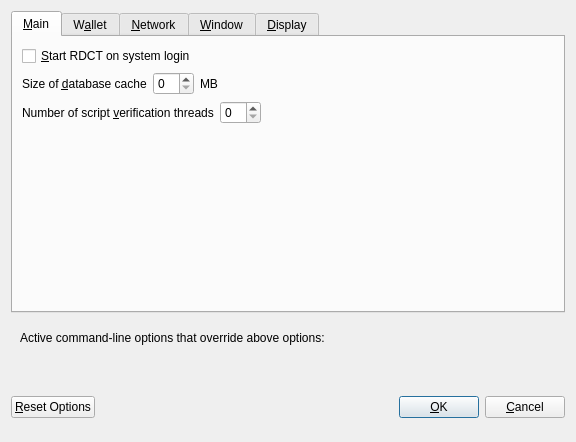
<?xml version="1.0" encoding="UTF-8"?>
<ui version="4.0">
 <class>OptionsDialog</class>
 <widget class="QDialog" name="OptionsDialog">
  <property name="geometry">
   <rect>
    <x>0</x>
    <y>0</y>
    <width>576</width>
    <height>442</height>
   </rect>
  </property>
  <property name="windowTitle">
   <string>Options</string>
  </property>
  <property name="modal">
   <bool>true</bool>
  </property>
  <layout class="QVBoxLayout" name="verticalLayout">
   <item>
    <widget class="QTabWidget" name="tabWidget">
     <property name="currentIndex">
      <number>0</number>
     </property>
     <widget class="QWidget" name="tabMain">
      <attribute name="title">
       <string>&amp;Main</string>
      </attribute>
      <layout class="QVBoxLayout" name="verticalLayout_Main">
       <item>
        <widget class="QCheckBox" name="bitcoinAtStartup">
         <property name="toolTip">
          <string>Automatically start RDCT after logging in to the system.</string>
         </property>
         <property name="text">
          <string>&amp;Start RDCT on system login</string>
         </property>
        </widget>
       </item>
       <item>
        <layout class="QHBoxLayout" name="horizontalLayout_2_Main">
         <item>
          <widget class="QLabel" name="databaseCacheLabel">
           <property name="text">
            <string>Size of &amp;database cache</string>
           </property>
           <property name="textFormat">
            <enum>Qt::PlainText</enum>
           </property>
           <property name="buddy">
            <cstring>databaseCache</cstring>
           </property>
          </widget>
         </item>
         <item>
          <widget class="QSpinBox" name="databaseCache"/>
         </item>
         <item>
          <widget class="QLabel" name="databaseCacheUnitLabel">
           <property name="text">
            <string>MB</string>
           </property>
           <property name="textFormat">
            <enum>Qt::PlainText</enum>
           </property>
          </widget>
         </item>
         <item>
          <spacer name="horizontalSpacer_2_Main">
           <property name="orientation">
            <enum>Qt::Horizontal</enum>
           </property>
           <property name="sizeHint" stdset="0">
            <size>
             <width>40</width>
             <height>20</height>
            </size>
           </property>
          </spacer>
         </item>
        </layout>
       </item>
       <item>
        <layout class="QHBoxLayout" name="horizontalLayout_3_Main">
         <item>
          <widget class="QLabel" name="threadsScriptVerifLabel">
           <property name="text">
            <string>Number of script &amp;verification threads</string>
           </property>
           <property name="textFormat">
            <enum>Qt::PlainText</enum>
           </property>
           <property name="buddy">
            <cstring>threadsScriptVerif</cstring>
           </property>
          </widget>
         </item>
         <item>
          <widget class="QSpinBox" name="threadsScriptVerif">
           <property name="toolTip">
            <string>(0 = auto, &lt;0 = leave that many cores free)</string>
           </property>
          </widget>
         </item>
         <item>
          <spacer name="horizontalSpacer_3_Main">
           <property name="orientation">
            <enum>Qt::Horizontal</enum>
           </property>
           <property name="sizeHint" stdset="0">
            <size>
             <width>40</width>
             <height>20</height>
            </size>
           </property>
          </spacer>
         </item>
        </layout>
       </item>
       <item>
        <spacer name="verticalSpacer_2">
         <property name="orientation">
          <enum>Qt::Vertical</enum>
         </property>
         <property name="sizeHint" stdset="0">
          <size>
           <width>20</width>
           <height>40</height>
          </size>
         </property>
        </spacer>
       </item>
      </layout>
     </widget>
     <widget class="QWidget" name="tabWallet">
      <attribute name="title">
       <string>W&amp;allet</string>
      </attribute>
      <layout class="QVBoxLayout" name="verticalLayout_Wallet">
       <item>
        <layout class="QHBoxLayout" name="horizontalLayout_2_Wallet">
         <item>
          <widget class="QLabel" name="labelStakeSplitThresholdText">
           <property name="text">
            <string>Stake split threshold:</string>
           </property>
          </widget>
         </item>
         <item>
          <widget class="QSpinBox" name="spinBoxStakeSplitThreshold">
           <property name="minimum">
            <number>1</number>
           </property>
           <property name="maximum">
            <number>999999</number>
           </property>
          </widget>
         </item>
        </layout>
       </item>
       <item>
        <widget class="QGroupBox" name="groupBox">
         <property name="title">
          <string>Expert</string>
         </property>
         <layout class="QVBoxLayout" name="verticalLayout_2">
          <item>
           <widget class="QCheckBox" name="coinControlFeatures">
            <property name="toolTip">
             <string>Whether to show coin control features or not.</string>
            </property>
            <property name="text">
             <string>Enable coin &amp;control features</string>
            </property>
           </widget>
          </item>
          <item>
           <widget class="QCheckBox" name="showMasternodesTab">
            <property name="toolTip">
             <string>Show additional tab listing all your masternodes in first sub-tab&lt;br/&gt;and all masternodes on the network in second sub-tab.</string>
            </property>
            <property name="text">
             <string>Show Masternodes Tab</string>
            </property>
           </widget>
          </item>
          <item>
           <widget class="QCheckBox" name="spendZeroConfChange">
            <property name="toolTip">
             <string>If you disable the spending of unconfirmed change, the change from a transaction&lt;br/&gt;cannot be used until that transaction has at least one confirmation.&lt;br/&gt;This also affects how your balance is computed.</string>
            </property>
            <property name="text">
             <string>&amp;Spend unconfirmed change</string>
            </property>
           </widget>
          </item>
         </layout>
        </widget>
       </item>
       <item>
        <spacer name="verticalSpacer_Wallet">
         <property name="orientation">
          <enum>Qt::Vertical</enum>
         </property>
         <property name="sizeHint" stdset="0">
          <size>
           <width>20</width>
           <height>40</height>
          </size>
         </property>
        </spacer>
       </item>
      </layout>
     </widget>
     <widget class="QWidget" name="tabNetwork">
      <attribute name="title">
       <string>&amp;Network</string>
      </attribute>
      <layout class="QVBoxLayout" name="verticalLayout_Network">
       <item>
        <widget class="QCheckBox" name="mapPortUpnp">
         <property name="toolTip">
          <string>Automatically open the RDCT client port on the router. This only works when your router supports UPnP and it is enabled.</string>
         </property>
         <property name="text">
          <string>Map port using &amp;UPnP</string>
         </property>
        </widget>
       </item>
       <item>
        <widget class="QCheckBox" name="allowIncoming">
         <property name="toolTip">
          <string>Accept connections from outside</string>
         </property>
         <property name="text">
          <string>Allow incoming connections</string>
         </property>
        </widget>
       </item>
       <item>
        <widget class="QCheckBox" name="connectSocks">
         <property name="toolTip">
          <string>Connect to the RDCT network through a SOCKS5 proxy.</string>
         </property>
         <property name="text">
          <string>&amp;Connect through SOCKS5 proxy (default proxy):</string>
         </property>
        </widget>
       </item>
       <item>
        <layout class="QHBoxLayout" name="horizontalLayout_1_Network">
         <item>
          <widget class="QLabel" name="proxyIpLabel">
           <property name="text">
            <string>Proxy &amp;IP:</string>
           </property>
           <property name="textFormat">
            <enum>Qt::PlainText</enum>
           </property>
           <property name="buddy">
            <cstring>proxyIp</cstring>
           </property>
          </widget>
         </item>
         <item>
          <widget class="QValidatedLineEdit" name="proxyIp">
           <property name="minimumSize">
            <size>
             <width>140</width>
             <height>0</height>
            </size>
           </property>
           <property name="maximumSize">
            <size>
             <width>140</width>
             <height>16777215</height>
            </size>
           </property>
           <property name="toolTip">
            <string>IP address of the proxy (e.g. IPv4: 127.0.0.1 / IPv6: ::1)</string>
           </property>
          </widget>
         </item>
         <item>
          <widget class="QLabel" name="proxyPortLabel">
           <property name="text">
            <string>&amp;Port:</string>
           </property>
           <property name="textFormat">
            <enum>Qt::PlainText</enum>
           </property>
           <property name="buddy">
            <cstring>proxyPort</cstring>
           </property>
          </widget>
         </item>
         <item>
          <widget class="QLineEdit" name="proxyPort">
           <property name="minimumSize">
            <size>
             <width>55</width>
             <height>0</height>
            </size>
           </property>
           <property name="maximumSize">
            <size>
             <width>55</width>
             <height>16777215</height>
            </size>
           </property>
           <property name="toolTip">
            <string>Port of the proxy (e.g. 9050)</string>
           </property>
          </widget>
         </item>
         <item>
          <spacer name="horizontalSpacer_1_Network">
           <property name="orientation">
            <enum>Qt::Horizontal</enum>
           </property>
           <property name="sizeHint" stdset="0">
            <size>
             <width>40</width>
             <height>20</height>
            </size>
           </property>
          </spacer>
         </item>
        </layout>
       </item>
       <item>
        <spacer name="verticalSpacer_Network">
         <property name="orientation">
          <enum>Qt::Vertical</enum>
         </property>
         <property name="sizeHint" stdset="0">
          <size>
           <width>20</width>
           <height>40</height>
          </size>
         </property>
        </spacer>
       </item>
      </layout>
     </widget>
     <widget class="QWidget" name="tabWindow">
      <attribute name="title">
       <string>&amp;Window</string>
      </attribute>
      <layout class="QVBoxLayout" name="verticalLayout_Window">
       <item>
        <widget class="QCheckBox" name="minimizeToTray">
         <property name="toolTip">
          <string>Show only a tray icon after minimizing the window.</string>
         </property>
         <property name="text">
          <string>&amp;Minimize to the tray instead of the taskbar</string>
         </property>
        </widget>
       </item>
       <item>
        <widget class="QCheckBox" name="minimizeOnClose">
         <property name="toolTip">
          <string>Minimize instead of exit the application when the window is closed. When this option is enabled, the application will be closed only after selecting Quit in the menu.</string>
         </property>
         <property name="text">
          <string>M&amp;inimize on close</string>
         </property>
        </widget>
       </item>
       <item>
        <spacer name="verticalSpacer_Window">
         <property name="orientation">
          <enum>Qt::Vertical</enum>
         </property>
         <property name="sizeHint" stdset="0">
          <size>
           <width>20</width>
           <height>40</height>
          </size>
         </property>
        </spacer>
       </item>
      </layout>
     </widget>
     <widget class="QWidget" name="tabDisplay">
      <attribute name="title">
       <string>&amp;Display</string>
      </attribute>
      <layout class="QVBoxLayout" name="verticalLayout_Display">
       <item>
        <layout class="QHBoxLayout" name="horizontalLayout_1_Display">
         <item>
          <widget class="QLabel" name="langLabel">
           <property name="text">
            <string>User Interface &amp;language:</string>
           </property>
           <property name="textFormat">
            <enum>Qt::PlainText</enum>
           </property>
           <property name="buddy">
            <cstring>lang</cstring>
           </property>
          </widget>
         </item>
         <item>
          <widget class="QValueComboBox" name="lang">
           <property name="toolTip">
            <string>The user interface language can be set here. This setting will take effect after restarting RDCT.</string>
           </property>
          </widget>
         </item>
        </layout>
       </item>
       <item>
        <widget class="Line" name="line">
         <property name="orientation">
          <enum>Qt::Horizontal</enum>
         </property>
        </widget>
       </item>
       <item>
        <layout class="QHBoxLayout" name="horizontalLayout_2_Display">
         <item>
          <widget class="QLabel" name="unitLabel">
           <property name="text">
            <string>&amp;Unit to show amounts in:</string>
           </property>
           <property name="textFormat">
            <enum>Qt::PlainText</enum>
           </property>
           <property name="buddy">
            <cstring>unit</cstring>
           </property>
          </widget>
         </item>
         <item>
          <widget class="QValueComboBox" name="unit">
           <property name="toolTip">
            <string>Choose the default subdivision unit to show in the interface and when sending coins.</string>
           </property>
          </widget>
         </item>
        </layout>
       </item>
       <item>
        <layout class="QHBoxLayout" name="horizontalLayout_5_Display">
         <item>
          <widget class="QLabel" name="digitsLabel">
           <property name="text">
            <string>Decimal digits</string>
           </property>
          </widget>
         </item>
         <item>
          <widget class="QValueComboBox" name="digits"/>
         </item>
        </layout>
       </item>
       <item>
        <layout class="QHBoxLayout" name="horizontalLayout_3_Display">
         <item>
          <widget class="QLabel" name="thirdPartyTxUrlsLabel">
           <property name="toolTip">
            <string>Third party URLs (e.g. a block explorer) that appear in the transactions tab as context menu items. %s in the URL is replaced by transaction hash. Multiple URLs are separated by vertical bar |.</string>
           </property>
           <property name="text">
            <string>Third party transaction URLs</string>
           </property>
           <property name="buddy">
            <cstring>thirdPartyTxUrls</cstring>
           </property>
          </widget>
         </item>
         <item>
          <widget class="QLineEdit" name="thirdPartyTxUrls">
           <property name="toolTip">
            <string>Third party URLs (e.g. a block explorer) that appear in the transactions tab as context menu items. %s in the URL is replaced by transaction hash. Multiple URLs are separated by vertical bar |.</string>
           </property>
          </widget>
         </item>
        </layout>
       </item>
       <item>
        <spacer name="verticalSpacer">
         <property name="orientation">
          <enum>Qt::Vertical</enum>
         </property>
         <property name="sizeHint" stdset="0">
          <size>
           <width>20</width>
           <height>40</height>
          </size>
         </property>
        </spacer>
       </item>
      </layout>
     </widget>
    </widget>
   </item>
   <item>
    <widget class="QFrame" name="frame">
     <layout class="QVBoxLayout" name="verticalLayout_Bottom">
      <item>
       <layout class="QHBoxLayout" name="horizontalLayout_Bottom">
        <item>
         <widget class="QLabel" name="overriddenByCommandLineInfoLabel">
          <property name="text">
           <string>Active command-line options that override above options:</string>
          </property>
          <property name="textFormat">
           <enum>Qt::PlainText</enum>
          </property>
         </widget>
        </item>
        <item>
         <spacer name="horizontalSpacer_Bottom">
          <property name="orientation">
           <enum>Qt::Horizontal</enum>
          </property>
          <property name="sizeHint" stdset="0">
           <size>
            <width>40</width>
            <height>20</height>
           </size>
          </property>
         </spacer>
        </item>
       </layout>
      </item>
      <item>
       <widget class="QLabel" name="overriddenByCommandLineLabel">
        <property name="text">
         <string/>
        </property>
        <property name="textFormat">
         <enum>Qt::PlainText</enum>
        </property>
        <property name="wordWrap">
         <bool>true</bool>
        </property>
       </widget>
      </item>
     </layout>
    </widget>
   </item>
   <item>
    <layout class="QHBoxLayout" name="horizontalLayout_Buttons">
     <item>
      <widget class="QPushButton" name="resetButton">
       <property name="toolTip">
        <string>Reset all client options to default.</string>
       </property>
       <property name="text">
        <string>&amp;Reset Options</string>
       </property>
       <property name="autoDefault">
        <bool>false</bool>
       </property>
      </widget>
     </item>
     <item>
      <spacer name="horizontalSpacer_1">
       <property name="orientation">
        <enum>Qt::Horizontal</enum>
       </property>
       <property name="sizeHint" stdset="0">
        <size>
         <width>40</width>
         <height>48</height>
        </size>
       </property>
      </spacer>
     </item>
     <item>
      <widget class="QLabel" name="statusLabel">
       <property name="minimumSize">
        <size>
         <width>200</width>
         <height>0</height>
        </size>
       </property>
       <property name="font">
        <font>
         <weight>75</weight>
         <bold>true</bold>
        </font>
       </property>
       <property name="text">
        <string/>
       </property>
       <property name="textFormat">
        <enum>Qt::PlainText</enum>
       </property>
       <property name="wordWrap">
        <bool>true</bool>
       </property>
      </widget>
     </item>
     <item>
      <spacer name="horizontalSpacer_2">
       <property name="orientation">
        <enum>Qt::Horizontal</enum>
       </property>
       <property name="sizeHint" stdset="0">
        <size>
         <width>40</width>
         <height>48</height>
        </size>
       </property>
      </spacer>
     </item>
     <item>
      <widget class="QPushButton" name="okButton">
       <property name="text">
        <string>&amp;OK</string>
       </property>
       <property name="autoDefault">
        <bool>false</bool>
       </property>
       <property name="default">
        <bool>true</bool>
       </property>
      </widget>
     </item>
     <item>
      <widget class="QPushButton" name="cancelButton">
       <property name="text">
        <string>&amp;Cancel</string>
       </property>
       <property name="autoDefault">
        <bool>false</bool>
       </property>
      </widget>
     </item>
    </layout>
   </item>
  </layout>
 </widget>
 <customwidgets>
  <customwidget>
   <class>QValidatedLineEdit</class>
   <extends>QLineEdit</extends>
   <header>qvalidatedlineedit.h</header>
  </customwidget>
  <customwidget>
   <class>QValueComboBox</class>
   <extends>QComboBox</extends>
   <header>qvaluecombobox.h</header>
  </customwidget>
 </customwidgets>
 <resources/>
 <connections/>
</ui>
